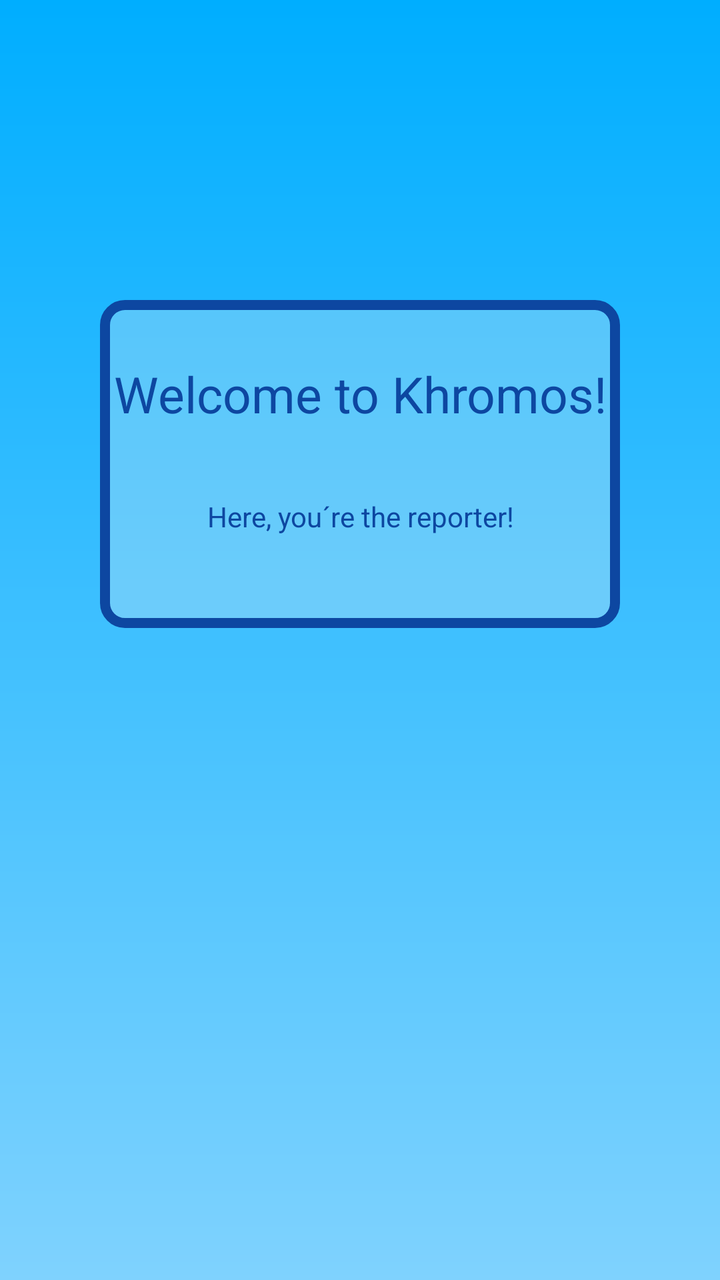
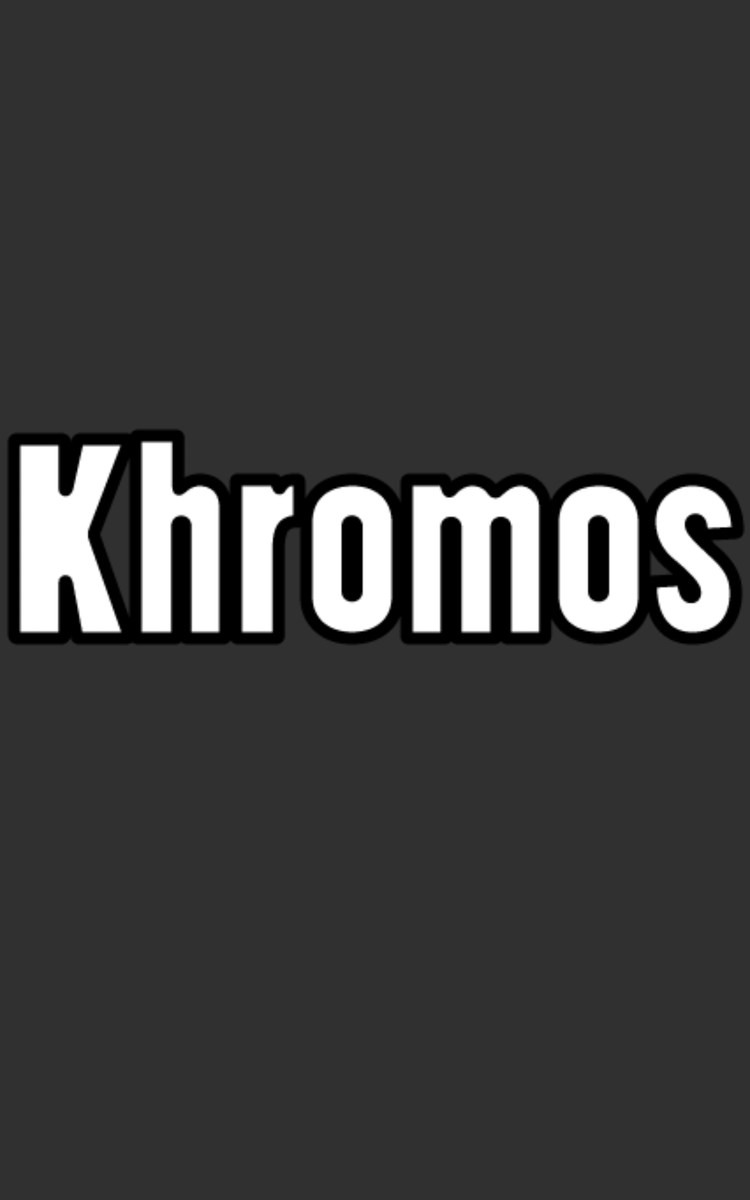

An Android layout and its configuration variant, each rendered on a device that would load it. The default file and the variant file are quoted in full after the pictures.
<!-- AndroidManifest.xml: application theme AppTheme -->
<!-- res/layout/welcome_new_users1.xml -->
<?xml version="1.0" encoding="utf-8"?>
<LinearLayout xmlns:android="http://schemas.android.com/apk/res/android"
    xmlns:app="http://schemas.android.com/apk/res-auto"
    xmlns:tools="http://schemas.android.com/tools"
    android:orientation="vertical"
    android:layout_width="match_parent"
    android:layout_height="match_parent"
    android:background="@drawable/gradient_background"
    android:weightSum="1"
    android:id="@+id/welcome_linearlayout">

    <LinearLayout
        android:layout_width="match_parent"
        android:layout_height="164dp"
        android:background="@drawable/curve_background"
        android:id="@+id/linearLayout"
        android:layout_marginTop="150dp"
        android:layout_marginLeft="50dp"
        android:layout_marginRight="50dp"
        android:orientation="vertical">

        <TextView
            android:text="@string/welcome_to_skup"
            android:layout_width="match_parent"
            android:layout_height="0dp"
            android:id="@+id/textView2"
            android:textColor="@color/color10"
            android:textSize="25sp"
            android:textAlignment="center"
            android:layout_marginTop="30dp"
            android:layout_weight="0.19" />

        <TextView
            android:text="@string/slogan"
            android:layout_width="match_parent"
            android:layout_height="wrap_content"
            android:id="@+id/textView3"
            android:textColor="@color/color10"
            android:textAlignment="center"
            android:paddingTop="10dp"
            android:layout_weight="0.15" />

    </LinearLayout>

</LinearLayout>
<!-- resources referenced by this layout -->
<resources>
  <color name="color10">#0d47a1</color>
  <!-- drawable curve_background (drawable) -->
  <?xml version="1.0" encoding="utf-8"?>
  <shape xmlns:android="http://schemas.android.com/apk/res/android">
      <solid android:color="@color/color3.1"></solid>
  
      <corners android:radius="10dp"></corners>
      <stroke
          android:width="5dp"
          android:height="2dp"
          android:color="@color/color10" />
  
  
  </shape>
  <!-- drawable gradient_background (drawable) -->
  <?xml version="1.0" encoding="utf-8"?>
  <shape xmlns:android="http://schemas.android.com/apk/res/android">
      <gradient
          android:startColor="#7fd2fe"
          android:endColor="#00aeff"
          android:angle="90" />
  </shape>
  <string name="slogan">Here, you´re the reporter!</string>
  <string name="welcome_to_skup">Welcome to Khromos!</string>
  <style name="AppTheme" parent="Theme.AppCompat">
          
          <item name="colorPrimary">@color/colorPrimary</item>
          <item name="colorPrimaryDark">@color/colorPrimaryDark</item>
          <item name="colorAccent">@color/colorAccent</item>
      </style>
  <color name="color3.1">#44eeeeee</color>
  <color name="colorPrimary">#3F51B5</color>
  <color name="colorPrimaryDark">#303F9F</color>
  <color name="colorAccent">#FF4081</color>
</resources>
<!-- res/layout-large/welcome_new_users1.xml (the repository's variant of the layout above) -->
<!-- drawn on a 7-inch tablet held upright -->
<?xml version="1.0" encoding="utf-8"?>
<LinearLayout xmlns:android="http://schemas.android.com/apk/res/android"
    xmlns:app="http://schemas.android.com/apk/res-auto"
    xmlns:tools="http://schemas.android.com/tools"
    android:orientation="vertical"
    android:layout_width="match_parent"
    android:layout_height="match_parent"
    android:background="@drawable/background_welcome_final"
    android:weightSum="1"
    android:elevation="10dp"
    >

    <LinearLayout
        android:orientation="vertical"
        android:layout_width="match_parent"
        android:layout_height="match_parent"
        android:layout_marginTop="50dp">

        <ImageView
            android:layout_width="match_parent"
            android:layout_height="wrap_content"
            android:id="@+id/welcome_to"
            android:layout_marginTop="100dp"
            android:src="@drawable/welcome_to"
            android:layout_weight="0.01" />

        <ImageView
            android:layout_width="match_parent"
            android:layout_height="0dp"
            android:id="@+id/logo"
            android:layout_weight="0.15"
            android:src="@drawable/logo14"
            android:layout_marginBottom="250dp"/>
    </LinearLayout>

</LinearLayout>
<!-- resources referenced by the variant -->
<!-- as a 7-inch tablet held upright resolves them -->
<resources>
  <!-- drawable logo14: png bitmap (drawable, 6239 bytes) -->
  <style name="AppTheme" parent="Theme.AppCompat">
          
          <item name="colorPrimary">@color/colorPrimary</item>
          <item name="colorPrimaryDark">@color/colorPrimaryDark</item>
          <item name="colorAccent">@color/colorAccent</item>
      </style>
  <color name="colorPrimary">#3F51B5</color>
  <color name="colorPrimaryDark">#303F9F</color>
  <color name="colorAccent">#FF4081</color>
</resources>
